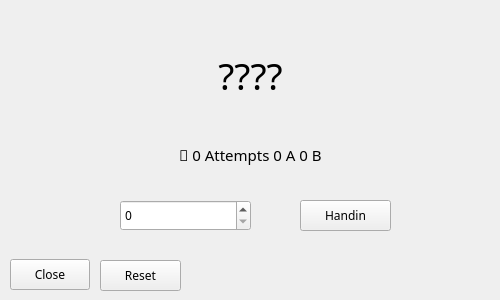
<?xml version="1.0" encoding="UTF-8"?>
<ui version="4.0">
 <class>Numerguess</class>
 <widget class="QMainWindow" name="Numerguess">
  <property name="geometry">
   <rect>
    <x>0</x>
    <y>0</y>
    <width>500</width>
    <height>300</height>
   </rect>
  </property>
  <property name="minimumSize">
   <size>
    <width>500</width>
    <height>300</height>
   </size>
  </property>
  <property name="maximumSize">
   <size>
    <width>500</width>
    <height>300</height>
   </size>
  </property>
  <property name="font">
   <font>
    <family>微软雅黑</family>
   </font>
  </property>
  <property name="windowTitle">
   <string>Easter</string>
  </property>
  <property name="windowIcon">
   <iconset resource="resources.qrc">
    <normaloff>:/icon/Resources/Extra.png</normaloff>:/icon/Resources/Extra.png</iconset>
  </property>
  <widget class="QWidget" name="centralwidget">
   <widget class="QPushButton" name="close">
    <property name="geometry">
     <rect>
      <x>10</x>
      <y>259</y>
      <width>80</width>
      <height>31</height>
     </rect>
    </property>
    <property name="text">
     <string>Close</string>
    </property>
   </widget>
   <widget class="QSpinBox" name="datainput">
    <property name="geometry">
     <rect>
      <x>120</x>
      <y>200</y>
      <width>131</width>
      <height>31</height>
     </rect>
    </property>
    <property name="maximum">
     <number>9999</number>
    </property>
   </widget>
   <widget class="QPushButton" name="ok">
    <property name="geometry">
     <rect>
      <x>300</x>
      <y>200</y>
      <width>91</width>
      <height>31</height>
     </rect>
    </property>
    <property name="text">
     <string>Handin</string>
    </property>
   </widget>
   <widget class="QLabel" name="number">
    <property name="geometry">
     <rect>
      <x>0</x>
      <y>40</y>
      <width>501</width>
      <height>71</height>
     </rect>
    </property>
    <property name="font">
     <font>
      <pointsize>28</pointsize>
     </font>
    </property>
    <property name="text">
     <string>????</string>
    </property>
    <property name="alignment">
     <set>Qt::AlignCenter</set>
    </property>
   </widget>
   <widget class="QLabel" name="state">
    <property name="geometry">
     <rect>
      <x>0</x>
      <y>140</y>
      <width>501</width>
      <height>31</height>
     </rect>
    </property>
    <property name="font">
     <font>
      <family>微软雅黑</family>
      <pointsize>11</pointsize>
     </font>
    </property>
    <property name="text">
     <string>&lt;html&gt;&lt;head/&gt;&lt;body&gt;&lt;p&gt;🤔 0 Attempts 0 A 0 B&lt;/p&gt;&lt;/body&gt;&lt;/html&gt;</string>
    </property>
    <property name="alignment">
     <set>Qt::AlignCenter</set>
    </property>
   </widget>
   <widget class="QPushButton" name="restart">
    <property name="geometry">
     <rect>
      <x>100</x>
      <y>260</y>
      <width>81</width>
      <height>31</height>
     </rect>
    </property>
    <property name="text">
     <string>Reset</string>
    </property>
   </widget>
  </widget>
 </widget>
 <resources>
  <include location="resources.qrc"/>
 </resources>
 <connections/>
</ui>
